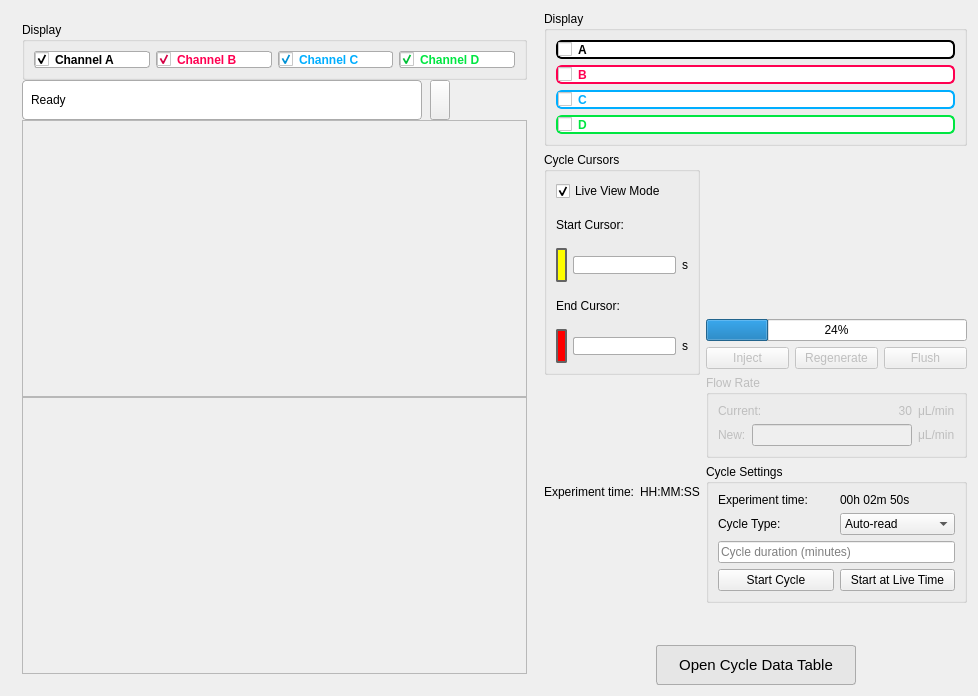
<?xml version="1.0" encoding="UTF-8"?>
<ui version="4.0">
 <class>Sensorgram</class>
 <widget class="QWidget" name="Sensorgram">
  <property name="geometry">
   <rect>
    <x>0</x>
    <y>0</y>
    <width>978</width>
    <height>696</height>
   </rect>
  </property>
  <property name="font">
   <font>
    <family>Segoe UI</family>
    <pointsize>9</pointsize>
   </font>
  </property>
  <property name="mouseTracking">
   <bool>true</bool>
  </property>
  <property name="focusPolicy">
   <enum>Qt::StrongFocus</enum>
  </property>
  <property name="windowTitle">
   <string>Form</string>
  </property>
  <layout class="QHBoxLayout" name="horizontalLayout" stretch="1,0">
   <item>
    <layout class="QVBoxLayout" name="displays">
     <property name="spacing">
      <number>0</number>
     </property>
     <property name="leftMargin">
      <number>11</number>
     </property>
     <property name="topMargin">
      <number>11</number>
     </property>
     <property name="rightMargin">
      <number>11</number>
     </property>
     <property name="bottomMargin">
      <number>11</number>
     </property>
     <item>
      <widget class="QGroupBox" name="groupBox">
       <property name="title">
        <string>Display</string>
       </property>
       <layout class="QHBoxLayout" name="horizontalLayout_12">
        <item>
         <widget class="QCheckBox" name="segment_A">
          <property name="font">
           <font>
            <family>Segoe UI</family>
            <pointsize>9</pointsize>
            <bold>true</bold>
           </font>
          </property>
          <property name="styleSheet">
           <string notr="true">QCheckBox{
	color: black;
	background: white;
	border: 1px solid rgb(171, 171, 171);
	border-radius: 3px;
}</string>
          </property>
          <property name="text">
           <string>Channel A</string>
          </property>
          <property name="checked">
           <bool>true</bool>
          </property>
         </widget>
        </item>
        <item>
         <widget class="QCheckBox" name="segment_B">
          <property name="font">
           <font>
            <family>Segoe UI</family>
            <pointsize>9</pointsize>
            <bold>true</bold>
           </font>
          </property>
          <property name="styleSheet">
           <string notr="true">QCheckBox{
	color: rgb(255, 0, 81);
	background:white;
	border: 1px solid rgb(171, 171, 171);
	border-radius: 3px;
}</string>
          </property>
          <property name="text">
           <string>Channel B</string>
          </property>
          <property name="checked">
           <bool>true</bool>
          </property>
         </widget>
        </item>
        <item>
         <widget class="QCheckBox" name="segment_C">
          <property name="font">
           <font>
            <family>Segoe UI</family>
            <pointsize>9</pointsize>
            <bold>true</bold>
           </font>
          </property>
          <property name="styleSheet">
           <string notr="true">QCheckBox{
	color: rgb(0, 174, 255);
	background: white;
	border: 1px solid rgb(171, 171, 171);
	border-radius: 3px;
}</string>
          </property>
          <property name="text">
           <string>Channel C</string>
          </property>
          <property name="checked">
           <bool>true</bool>
          </property>
         </widget>
        </item>
        <item>
         <widget class="QCheckBox" name="segment_D">
          <property name="font">
           <font>
            <family>Segoe UI</family>
            <pointsize>9</pointsize>
            <bold>true</bold>
           </font>
          </property>
          <property name="styleSheet">
           <string notr="true">QCheckBox{
	color: rgb(0, 230, 65);
	border: 1px solid rgb(171, 171, 171);
	background: white;
	border-radius: 3px;
}</string>
          </property>
          <property name="text">
           <string>Channel D</string>
          </property>
          <property name="checked">
           <bool>true</bool>
          </property>
         </widget>
        </item>
       </layout>
      </widget>
     </item>
     <item>
      <layout class="QHBoxLayout" name="horizontalLayout_sensor_header" stretch="1,0">
       <property name="leftMargin">
        <number>0</number>
       </property>
       <property name="topMargin">
        <number>0</number>
       </property>
       <property name="rightMargin">
        <number>0</number>
       </property>
       <property name="bottomMargin">
        <number>0</number>
       </property>
       <property name="spacing">
        <number>8</number>
       </property>
       <item>
        <widget class="QLabel" name="shift_display_box">
         <property name="minimumSize">
          <size>
           <width>200</width>
           <height>40</height>
          </size>
         </property>
         <property name="maximumSize">
          <size>
           <width>400</width>
           <height>40</height>
          </size>
         </property>
         <property name="styleSheet">
          <string notr="true">QLabel {
	background-color: white;
	border: 1px solid rgb(171, 171, 171);
	border-radius: 4px;
	padding: 5px;
	font-family: Segoe UI;
	font-size: 9pt;
}</string>
         </property>
         <property name="text">
          <string>Ready</string>
         </property>
         <property name="alignment">
          <set>Qt::AlignVCenter|Qt::AlignLeft</set>
         </property>
        </widget>
       </item>
       <item>
        <widget class="QPushButton" name="clear_graph_btn">
         <property name="minimumSize">
          <size>
           <width>20</width>
           <height>40</height>
          </size>
         </property>
         <property name="maximumSize">
          <size>
           <width>20</width>
           <height>40</height>
          </size>
         </property>
         <property name="text">
          <string/>
         </property>
        </widget>
       </item>
       <item>
        <spacer name="horizontalSpacer_header">
         <property name="orientation">
          <enum>Qt::Horizontal</enum>
         </property>
         <property name="sizeHint" stdset="0">
          <size>
           <width>40</width>
           <height>20</height>
          </size>
         </property>
        </spacer>
       </item>
      </layout>
     </item>
     <item>
      <widget class="QFrame" name="full_segment">
       <property name="minimumSize">
        <size>
         <width>200</width>
         <height>250</height>
        </size>
       </property>
       <property name="maximumSize">
        <size>
         <width>10000</width>
         <height>10000</height>
        </size>
       </property>
       <property name="mouseTracking">
        <bool>true</bool>
       </property>
       <property name="frameShape">
        <enum>QFrame::StyledPanel</enum>
       </property>
       <property name="frameShadow">
        <enum>QFrame::Raised</enum>
       </property>
       <layout class="QHBoxLayout" name="horizontalLayout_3">
        <property name="leftMargin">
         <number>0</number>
        </property>
        <property name="topMargin">
         <number>0</number>
        </property>
        <property name="rightMargin">
         <number>0</number>
        </property>
        <property name="bottomMargin">
         <number>0</number>
        </property>
        <item>
         <spacer name="horizontalSpacer_4">
          <property name="orientation">
           <enum>Qt::Horizontal</enum>
          </property>
          <property name="sizeHint" stdset="0">
           <size>
            <width>40</width>
            <height>20</height>
           </size>
          </property>
         </spacer>
        </item>
        <item>
         <spacer name="verticalSpacer">
          <property name="orientation">
           <enum>Qt::Vertical</enum>
          </property>
          <property name="sizeHint" stdset="0">
           <size>
            <width>20</width>
            <height>40</height>
           </size>
          </property>
         </spacer>
        </item>
       </layout>
      </widget>
     </item>
     <item>
      <widget class="QFrame" name="SOI">
       <property name="minimumSize">
        <size>
         <width>200</width>
         <height>250</height>
        </size>
       </property>
       <property name="maximumSize">
        <size>
         <width>10000</width>
         <height>10000</height>
        </size>
       </property>
       <property name="frameShape">
        <enum>QFrame::StyledPanel</enum>
       </property>
       <property name="frameShadow">
        <enum>QFrame::Raised</enum>
       </property>
       <layout class="QHBoxLayout" name="horizontalLayout_4">
        <property name="leftMargin">
         <number>0</number>
        </property>
        <property name="topMargin">
         <number>0</number>
        </property>
        <property name="rightMargin">
         <number>0</number>
        </property>
        <property name="bottomMargin">
         <number>0</number>
        </property>
        <item>
         <spacer name="horizontalSpacer_5">
          <property name="orientation">
           <enum>Qt::Horizontal</enum>
          </property>
          <property name="sizeHint" stdset="0">
           <size>
            <width>40</width>
            <height>20</height>
           </size>
          </property>
         </spacer>
        </item>
        <item>
         <spacer name="verticalSpacer_2">
          <property name="orientation">
           <enum>Qt::Vertical</enum>
          </property>
          <property name="sizeHint" stdset="0">
           <size>
            <width>20</width>
            <height>40</height>
           </size>
          </property>
         </spacer>
        </item>
       </layout>
      </widget>
     </item>
    </layout>
   </item>
   <item>
    <layout class="QVBoxLayout" name="controls" stretch="1,0,0,2">
     <item>
      <widget class="QGroupBox" name="groupBox_display_right">
       <property name="title">
        <string>Display</string>
       </property>
       <layout class="QVBoxLayout" name="verticalLayout_display">
        <item>
         <widget class="QCheckBox" name="segment_A_right">
          <property name="font">
           <font>
            <family>Segoe UI</family>
            <pointsize>9</pointsize>
            <bold>true</bold>
            <weight>87</weight>
           </font>
          </property>
          <property name="styleSheet">
           <string notr="true">QCheckBox{
	color: rgb(0, 0, 0);
	background: white;
	border: 2px solid rgb(0, 0, 0);
	border-radius: 6px;
	font-weight: 900;
}
QCheckBox:checked{
	background: rgb(0, 0, 0);
	color: white;
	border: 2px solid rgb(0, 0, 0);
}</string>
          </property>
          <property name="text">
           <string>A</string>
          </property>
          <property name="checked">
           <bool>false</bool>
          </property>
         </widget>
        </item>
        <item>
         <widget class="QCheckBox" name="segment_B_right">
          <property name="font">
           <font>
            <family>Segoe UI</family>
            <pointsize>9</pointsize>
            <bold>true</bold>
            <weight>87</weight>
           </font>
          </property>
          <property name="styleSheet">
           <string notr="true">QCheckBox{
	color: rgb(255, 0, 81);
	background: white;
	border: 2px solid rgb(255, 0, 81);
	border-radius: 6px;
	font-weight: 900;
}
QCheckBox:checked{
	background: rgb(255, 0, 81);
	color: white;
	border: 2px solid rgb(255, 0, 81);
}</string>
          </property>
          <property name="text">
           <string>B</string>
          </property>
          <property name="checked">
           <bool>false</bool>
          </property>
         </widget>
        </item>
        <item>
         <widget class="QCheckBox" name="segment_C_right">
          <property name="font">
           <font>
            <family>Segoe UI</family>
            <pointsize>9</pointsize>
            <bold>true</bold>
            <weight>87</weight>
           </font>
          </property>
          <property name="styleSheet">
           <string notr="true">QCheckBox{
	color: rgb(0, 174, 255);
	background: white;
	border: 2px solid rgb(0, 174, 255);
	border-radius: 6px;
	font-weight: 900;
}
QCheckBox:checked{
	background: rgb(0, 174, 255);
	color: white;
	border: 2px solid rgb(0, 174, 255);
}</string>
          </property>
          <property name="text">
           <string>C</string>
          </property>
          <property name="checked">
           <bool>false</bool>
          </property>
         </widget>
        </item>
        <item>
         <widget class="QCheckBox" name="segment_D_right">
          <property name="font">
           <font>
            <family>Segoe UI</family>
            <pointsize>9</pointsize>
            <bold>true</bold>
            <weight>87</weight>
           </font>
          </property>
          <property name="styleSheet">
           <string notr="true">QCheckBox{
	color: rgb(0, 230, 65);
	background: white;
	border: 2px solid rgb(0, 230, 65);
	border-radius: 6px;
	font-weight: 900;
}
QCheckBox:checked{
	background: rgb(0, 230, 65);
	color: white;
	border: 2px solid rgb(0, 230, 65);
}</string>
          </property>
          <property name="text">
           <string>D</string>
          </property>
          <property name="checked">
           <bool>false</bool>
          </property>
         </widget>
        </item>
       </layout>
      </widget>
     </item>
     <item>
      <layout class="QHBoxLayout" name="horizontalLayout_5" stretch="1,2">
       <item>
        <layout class="QVBoxLayout" name="verticalLayout_2">
         <item>
          <widget class="QGroupBox" name="groupBox_6">
           <property name="visible">
            <bool>false</bool>
           </property>
           <property name="title">
            <string>Cycle Cursors</string>
           </property>
           <layout class="QVBoxLayout" name="verticalLayout_4">
            <item>
             <widget class="QCheckBox" name="live_btn">
              <property name="text">
               <string>Live View Mode</string>
              </property>
              <property name="checked">
               <bool>true</bool>
              </property>
             </widget>
            </item>
            <item>
             <widget class="QLabel" name="label_14">
              <property name="text">
               <string>Start Cursor:</string>
              </property>
             </widget>
            </item>
            <item>
             <layout class="QHBoxLayout" name="horizontalLayout_6">
              <item>
               <widget class="QLabel" name="label_6">
                <property name="styleSheet">
                 <string notr="true">background: yellow;
border-radius: 2px;
border: 2px solid rgb(100, 100, 100);</string>
                </property>
                <property name="text">
                 <string/>
                </property>
               </widget>
              </item>
              <item>
               <widget class="QLineEdit" name="left_cursor_time">
                <property name="font">
                 <font>
                  <family>Segoe UI</family>
                  <pointsize>9</pointsize>
                 </font>
                </property>
                <property name="focusPolicy">
                 <enum>Qt::ClickFocus</enum>
                </property>
                <property name="styleSheet">
                 <string notr="true">
QLineEdit {
		background-color: white;
		border: 1px solid rgb(171, 171, 171);
		border-radius: 2px;

}

QLineEdit:focus{
	background-color: rgb(240, 255, 245);
	border: 1px solid rgb(171, 171, 171);
	border-radius: 2px;
}</string>
                </property>
                <property name="alignment">
                 <set>Qt::AlignRight|Qt::AlignTrailing|Qt::AlignVCenter</set>
                </property>
               </widget>
              </item>
              <item>
               <widget class="QLabel" name="label_10">
                <property name="text">
                 <string>s</string>
                </property>
               </widget>
              </item>
             </layout>
            </item>
            <item>
             <widget class="QLabel" name="label_16">
              <property name="text">
               <string>End Cursor:</string>
              </property>
             </widget>
            </item>
            <item>
             <layout class="QHBoxLayout" name="horizontalLayout_7">
              <item>
               <widget class="QLabel" name="label_7">
                <property name="styleSheet">
                 <string notr="true">background: red;
border-radius: 2px;
border: 2px solid rgb(100, 100, 100);</string>
                </property>
                <property name="text">
                 <string/>
                </property>
               </widget>
              </item>
              <item>
               <widget class="QLineEdit" name="right_cursor_time">
                <property name="font">
                 <font>
                  <family>Segoe UI</family>
                  <pointsize>9</pointsize>
                 </font>
                </property>
                <property name="focusPolicy">
                 <enum>Qt::ClickFocus</enum>
                </property>
                <property name="styleSheet">
                 <string notr="true">
QLineEdit {
		background-color: white;
		border: 1px solid rgb(171, 171, 171);
		border-radius: 2px;

}

QLineEdit:focus{
	background-color: rgb(240, 255, 245);
	border: 1px solid rgb(171, 171, 171);
	border-radius: 2px;
}</string>
                </property>
                <property name="alignment">
                 <set>Qt::AlignRight|Qt::AlignTrailing|Qt::AlignVCenter</set>
                </property>
               </widget>
              </item>
              <item>
               <widget class="QLabel" name="label_9">
                <property name="text">
                 <string>s</string>
                </property>
               </widget>
              </item>
             </layout>
            </item>
           </layout>
          </widget>
         </item>
         <item>
          <layout class="QHBoxLayout" name="horizontalLayout_14">
           <item>
            <widget class="QLabel" name="label_3">
             <property name="visible">
              <bool>false</bool>
             </property>
             <property name="text">
              <string>Experiment time:</string>
             </property>
             <property name="alignment">
              <set>Qt::AlignRight|Qt::AlignTrailing|Qt::AlignVCenter</set>
             </property>
            </widget>
           </item>
           <item>
            <widget class="QLabel" name="exp_clock">
             <property name="visible">
              <bool>false</bool>
             </property>
             <property name="styleSheet">
              <string notr="true"/>
             </property>
             <property name="text">
              <string>HH:MM:SS</string>
             </property>
            </widget>
           </item>
          </layout>
         </item>
        </layout>
       </item>
       <item>
        <layout class="QVBoxLayout" name="verticalLayout">
         <item>
          <widget class="QGraphicsView" name="loop_diagram">
           <property name="maximumSize">
            <size>
             <width>16777215</width>
             <height>200</height>
            </size>
           </property>
           <property name="styleSheet">
            <string notr="true">background:transparent</string>
           </property>
           <property name="frameShape">
            <enum>QFrame::NoFrame</enum>
           </property>
           <property name="verticalScrollBarPolicy">
            <enum>Qt::ScrollBarAlwaysOff</enum>
           </property>
           <property name="horizontalScrollBarPolicy">
            <enum>Qt::ScrollBarAlwaysOff</enum>
           </property>
          </widget>
         </item>
         <item>
          <widget class="QProgressBar" name="progress_bar">
           <property name="value">
            <number>24</number>
           </property>
          </widget>
         </item>
         <item>
          <widget class="QWidget" name="inject_box" native="true">
           <property name="enabled">
            <bool>false</bool>
           </property>
           <layout class="QHBoxLayout" name="horizontalLayout_16">
            <property name="leftMargin">
             <number>0</number>
            </property>
            <property name="topMargin">
             <number>0</number>
            </property>
            <property name="rightMargin">
             <number>0</number>
            </property>
            <property name="bottomMargin">
             <number>0</number>
            </property>
            <item>
             <widget class="QPushButton" name="inject_button">
              <property name="text">
               <string>Inject</string>
              </property>
             </widget>
            </item>
            <item>
             <widget class="QPushButton" name="regen_button">
              <property name="text">
               <string>Regenerate</string>
              </property>
             </widget>
            </item>
            <item>
             <widget class="QPushButton" name="flush_button">
              <property name="text">
               <string>Flush</string>
              </property>
             </widget>
            </item>
           </layout>
          </widget>
         </item>
         <item>
          <widget class="QGroupBox" name="flow_rate_box">
           <property name="enabled">
            <bool>false</bool>
           </property>
           <property name="title">
            <string>Flow Rate</string>
           </property>
           <layout class="QVBoxLayout" name="verticalLayout_6">
            <item>
             <layout class="QHBoxLayout" name="horizontalLayout_15">
              <item>
               <widget class="QLabel" name="label_8">
                <property name="text">
                 <string>Current:</string>
                </property>
               </widget>
              </item>
              <item>
               <widget class="QLabel" name="flow_rate_now">
                <property name="sizePolicy">
                 <sizepolicy hsizetype="Expanding" vsizetype="Preferred">
                  <horstretch>0</horstretch>
                  <verstretch>0</verstretch>
                 </sizepolicy>
                </property>
                <property name="text">
                 <string>30</string>
                </property>
                <property name="alignment">
                 <set>Qt::AlignRight|Qt::AlignTrailing|Qt::AlignVCenter</set>
                </property>
               </widget>
              </item>
              <item>
               <widget class="QLabel" name="label_4">
                <property name="text">
                 <string>μL/min</string>
                </property>
               </widget>
              </item>
             </layout>
            </item>
            <item>
             <layout class="QHBoxLayout" name="horizontalLayout_2">
              <item>
               <widget class="QLabel" name="label">
                <property name="text">
                 <string>New:</string>
                </property>
               </widget>
              </item>
              <item>
               <widget class="QLineEdit" name="flow_rate">
                <property name="alignment">
                 <set>Qt::AlignRight|Qt::AlignTrailing|Qt::AlignVCenter</set>
                </property>
               </widget>
              </item>
              <item>
               <widget class="QLabel" name="label_2">
                <property name="text">
                 <string>μL/min</string>
                </property>
               </widget>
              </item>
             </layout>
            </item>
           </layout>
          </widget>
         </item>
         <item>
          <spacer name="verticalSpacer_3">
           <property name="orientation">
            <enum>Qt::Vertical</enum>
           </property>
           <property name="sizeHint" stdset="0">
            <size>
             <width>0</width>
             <height>0</height>
            </size>
           </property>
          </spacer>
         </item>
         <item>
          <widget class="QGroupBox" name="groupBox_4">
           <property name="title">
            <string>Cycle Settings</string>
           </property>
           <layout class="QVBoxLayout" name="verticalLayout_3">
            <item>
             <layout class="QHBoxLayout" name="horizontalLayout_exp_time">
              <item>
               <widget class="QLabel" name="label_exp_time">
                <property name="visible">
                 <bool>false</bool>
                </property>
                <property name="text">
                 <string>Experiment time:</string>
                </property>
               </widget>
              </item>
              <item>
               <widget class="QLabel" name="exp_clock_settings">
                <property name="visible">
                 <bool>false</bool>
                </property>
                <property name="text">
                 <string>00h 02m 50s</string>
                </property>
               </widget>
              </item>
             </layout>
            </item>
            <item>
             <layout class="QHBoxLayout" name="horizontalLayout_cycle_type">
              <item>
               <widget class="QLabel" name="label_cycle_type">
                <property name="text">
                 <string>Cycle Type:</string>
                </property>
               </widget>
              </item>
              <item>
               <widget class="QComboBox" name="current_cycle_type">
                <property name="editable">
                 <bool>false</bool>
                </property>
                <item>
                 <property name="text">
                  <string>Auto-read</string>
                 </property>
                </item>
                <item>
                 <property name="text">
                  <string>Baseline</string>
                 </property>
                </item>
                <item>
                 <property name="text">
                  <string>Flow</string>
                 </property>
                </item>
                <item>
                 <property name="text">
                  <string>Static</string>
                 </property>
                </item>
               </widget>
              </item>
             </layout>
            </item>
            <item>
             <widget class="QLineEdit" name="current_note">
              <property name="placeholderText">
               <string>Cycle duration (minutes)</string>
              </property>
             </widget>
            </item>
            <item>
             <layout class="QHBoxLayout" name="horizontalLayout_cycle_buttons">
              <item>
               <widget class="QPushButton" name="save_segment_btn">
                <property name="text">
                 <string>Start Cycle</string>
                </property>
               </widget>
              </item>
              <item>
               <widget class="QPushButton" name="new_segment_btn">
                <property name="text">
                 <string>Start at Live Time</string>
                </property>
               </widget>
              </item>
             </layout>
            </item>
           </layout>
          </widget>
         </item>
        </layout>
       </item>
      </layout>
     </item>
     <item>
      <layout class="QHBoxLayout" name="horizontalLayout_13" stretch="4,1,4">
       <item>
        <spacer name="horizontalSpacer_3">
         <property name="orientation">
          <enum>Qt::Horizontal</enum>
         </property>
         <property name="sizeHint" stdset="0">
          <size>
           <width>0</width>
           <height>0</height>
          </size>
         </property>
        </spacer>
       </item>
       <item>
        <widget class="QPushButton" name="reset_segment_btn">
         <property name="sizePolicy">
          <sizepolicy hsizetype="Fixed" vsizetype="Fixed">
           <horstretch>0</horstretch>
           <verstretch>0</verstretch>
          </sizepolicy>
         </property>
         <property name="minimumSize">
          <size>
           <width>30</width>
           <height>30</height>
          </size>
         </property>
         <property name="maximumSize">
          <size>
           <width>30</width>
           <height>30</height>
          </size>
         </property>
         <property name="font">
          <font>
           <family>Segoe UI</family>
           <pointsize>5</pointsize>
          </font>
         </property>
         <property name="mouseTracking">
          <bool>true</bool>
         </property>
         <property name="toolTip">
          <string>Clear All Data</string>
         </property>
         <property name="styleSheet">
          <string notr="true">QPushButton{
	border: none;
	background: none;
}

QPushButton::hover{
	background: white;
	border: 1px raised;
	border-radius: 10px;
}</string>
         </property>
         <property name="text">
          <string/>
         </property>
         <property name="icon">
          <iconset resource="ai.qrc">
           <normaloff>:/img/img/reload.png</normaloff>:/img/img/reload.png</iconset>
         </property>
         <property name="iconSize">
          <size>
           <width>25</width>
           <height>25</height>
          </size>
         </property>
        </widget>
       </item>
       <item>
        <spacer name="horizontalSpacer">
         <property name="orientation">
          <enum>Qt::Horizontal</enum>
         </property>
         <property name="sizeHint" stdset="0">
          <size>
           <width>0</width>
           <height>0</height>
          </size>
         </property>
        </spacer>
       </item>
      </layout>
     </item>
     <item>
      <layout class="QHBoxLayout" name="horizontalLayout_table_btn">
       <item>
        <spacer name="horizontalSpacer_table_left">
         <property name="orientation">
          <enum>Qt::Horizontal</enum>
         </property>
         <property name="sizeHint" stdset="0">
          <size>
           <width>40</width>
           <height>20</height>
          </size>
         </property>
        </spacer>
       </item>
       <item>
        <widget class="QPushButton" name="open_table_btn">
         <property name="sizePolicy">
          <sizepolicy hsizetype="Preferred" vsizetype="Fixed">
           <horstretch>0</horstretch>
           <verstretch>0</verstretch>
          </sizepolicy>
         </property>
         <property name="minimumSize">
          <size>
           <width>200</width>
           <height>40</height>
          </size>
         </property>
         <property name="font">
          <font>
           <family>Segoe UI</family>
           <pointsize>11</pointsize>
          </font>
         </property>
         <property name="styleSheet">
          <string notr="true">QPushButton {
	background-color: rgb(230, 230, 230);
	border: 1px solid rgb(171, 171, 171);
	border-radius: 3px;
}

QPushButton::hover{
	background: rgb(253, 253, 253);
	border: 1px raised;
	border-radius: 5px;
}</string>
         </property>
         <property name="text">
          <string>Open Cycle Data Table</string>
         </property>
        </widget>
       </item>
       <item>
        <spacer name="horizontalSpacer_table_right">
         <property name="orientation">
          <enum>Qt::Horizontal</enum>
         </property>
         <property name="sizeHint" stdset="0">
          <size>
           <width>40</width>
           <height>20</height>
          </size>
         </property>
        </spacer>
       </item>
      </layout>
     </item>
    </layout>
   </item>
  </layout>
 </widget>
 <resources>
  <include location="ai.qrc"/>
 </resources>
 <connections/>
</ui>
